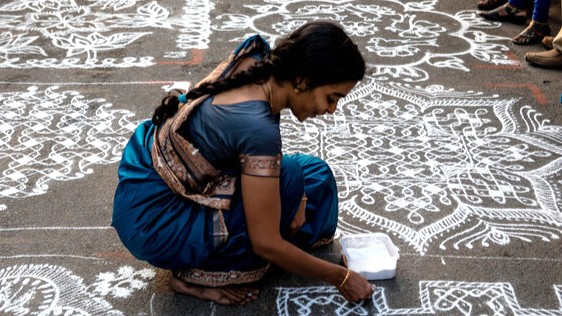
#> input picture frontend/assets/images/placeholder-kolam-drawing.jpg, 562 x 316 px
$ python -i kolam_analysis.py   (imports and definitions only)
#> lines starting #> are read from the running program, lines starting #| are printed output that depends on the picture
import cv2
import numpy as np
from PIL import Image
import io
import math
import base64
import time

# [210 lines left out: functions _trace_path, _find_paths_from_skeleton, _smooth_path, _estimate_grid_from_dots, analyze_kolam_image, not called in this run]

def _detect_dots_ultra_advanced(gray_image, output_image):
    """Ultra-advanced dot detection with maximum accuracy."""
    dot_coords = []
    start_time = time.time()
    time_budget_sec = 8.0  # keep dot detection bounded

    # Method 1: Multi-scale HoughCircles detection
    for scale in [0.8, 1.0, 1.2]:
        if time.time() - start_time > time_budget_sec:
            break
        scaled_image = cv2.resize(gray_image, None, fx=scale, fy=scale)

        for min_dist in [10, 15, 20, 25]:
            if time.time() - start_time > time_budget_sec:
                break
            for param2 in [10, 15, 20, 25, 30]:
                if time.time() - start_time > time_budget_sec:
                    break
                circles = cv2.HoughCircles(
                    scaled_image,
                    cv2.HOUGH_GRADIENT,
                    dp=1,
                    minDist=min_dist,
                    param1=30,
                    param2=param2,
                    minRadius=2,
                    maxRadius=40
                )

                if circles is not None:
                    circles = np.round(circles[0, :]).astype("int")
                    for (x, y, r) in circles:
                        # Scale back coordinates
                        x = int(x / scale)
                        y = int(y / scale)
                        r = int(r / scale)

                        # Check if this dot is not already detected
                        if not any(np.sqrt((x-cx)**2 + (y-cy)**2) < 8 for cx, cy in dot_coords):
                            dot_coords.append((x, y))
                            cv2.circle(output_image, (x, y), r, (0, 255, 0), 2)
                        # Early exit if enough dots found
                        if len(dot_coords) >= 150:
                            break
                    if len(dot_coords) >= 150:
                        break
            if len(dot_coords) >= 150:
                break

    # Method 2: Advanced contour-based detection
    if time.time() - start_time < time_budget_sec:
        _, thresh = cv2.threshold(gray_image, 0, 255, cv2.THRESH_BINARY + cv2.THRESH_OTSU)
        contours, _ = cv2.findContours(thresh, cv2.RETR_EXTERNAL, cv2.CHAIN_APPROX_SIMPLE)

        for contour in contours:
            if time.time() - start_time > time_budget_sec:
                break
            area = cv2.contourArea(contour)
            if 10 < area < 800:  # Wider range for dot detection
                # Check if contour is roughly circular
                perimeter = cv2.arcLength(contour, True)
                if perimeter > 0:
                    circularity = 4 * np.pi * area / (perimeter * perimeter)
                    if circularity > 0.6:  # More lenient circularity check
                        M = cv2.moments(contour)
                        if M["m00"] != 0:
                            cx = int(M["m10"] / M["m00"])
                            cy = int(M["m01"] / M["m00"])
                            # Check if this dot is not already detected
                            if not any(np.sqrt((cx-x)**2 + (cy-y)**2) < 12 for x, y in dot_coords):
                                dot_coords.append((cx, cy))
                                cv2.circle(output_image, (cx, cy), 4, (0, 255, 0), 2)

    return dot_coords

# [321 lines left out: functions _trace_kolam_vector_based, _connect_nearby_paths, _can_connect_paths, _connect_paths, _smooth_path_minimal, _smooth_path_advanced and 5 more, not called in this run]

>>> import cv2
>>> picture = cv2.imread('../../frontend/assets/images/placeholder-kolam-drawing.jpg', cv2.IMREAD_GRAYSCALE)
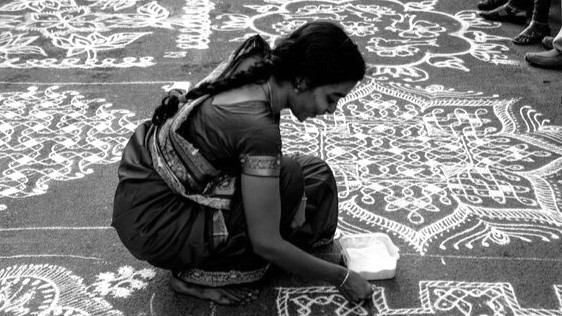
#> picture: shape (316, 562); min 0, max 255, mean 126.5
>>> result = _detect_dots_ultra_advanced(picture, 'out.png')
#> the loop in _detect_dots_ultra_advanced, `for scale in [0.8, 1.0, 1.2]:` made 1 pass
#> pass 1, in _detect_dots_ultra_advanced, `scaled_image = cv2.resize(gray_image, None, fx=scale, fy=scale)`:
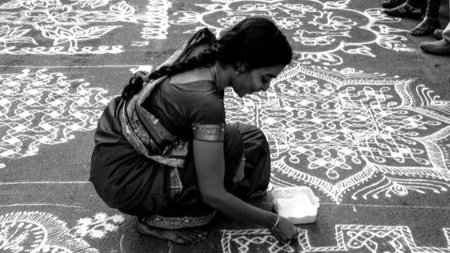
#> scaled_image: shape (253, 450); min 0, max 255, mean 126.4
#> after the loop in _detect_dots_ultra_advanced, `for scale in [0.8, 1.0, 1.2]:`: dot_coords = [(432, 192)]; r = 42; x = 432; y = 192
#> (the run stopped early here; a loop or call above may not have finished)
